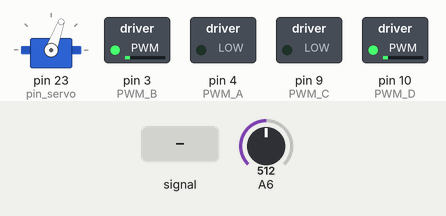
The sketch below on a simulated Arduino Mega 2560, built with avr-gcc and run on an emulated ATmega2560. Parts: servo, switched loads named in the sketch (green lamp = pin HIGH). Inputs (shaded band) come from the test bench; at power-on: A6 = 512. Pins used as bus, display or sensor lines are not drawn.

Above: at 1.2 s.
1.3 s: A6 fed a 200 Hz sine of ±81 counts around its level
4.3 s: A6 fed a 1000 Hz sine of ±255 counts around its level
At 6.81 s:
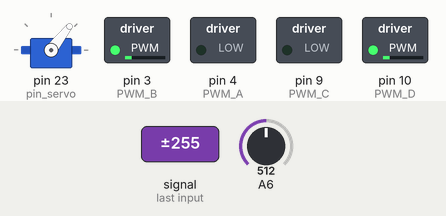
7.3 s: A6 fed a 50 Hz sine of ±306 counts around its level
10.3 s: A6 set to 190
At 11.5 s:
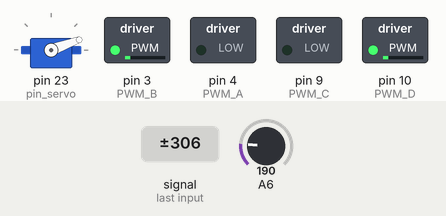
11.8 s: A6 set to 209
At 13.2 s:
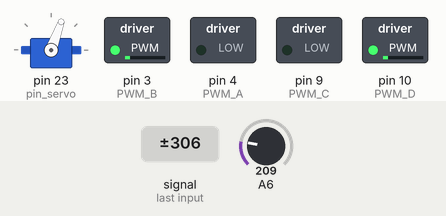
Timing chart, 0 to 14.3 s (numbered marks = the images above; inputs shaded):
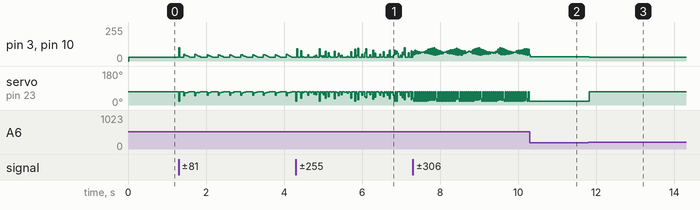

The sketch:

natcar_v1.9.ino
```cpp
#include <Servo.h>
Servo myservo;

//Pin defination
int pin_AO = 22;
int pin_CLK = 20;
int pin_SI = 21;
int pin_servo = 23;
int left_inductor_pin = 19;
int center_inductor_pin = 18;
int right_inductor_pin = 17;
int PWM_A = 4;
int PWM_B = 3;
int PWM_C = 9;
int PWM_D = 10;
int delayt = 10;


//Speed Parameters
const int topSpeed = 100;

//Steering Parameters
float kp_s = 1;//speed Kp
float kd_s = 0;//speed Kd

float kp_a = 0.6;//angle Kp
float kd_a = 0.6;//angle Kd
const int midPosition = 45;
const int range = 25;

float angle;
float prev_angle = 45;

float left_PWM;
float right_PWM;
float prev_left_PWM;
float prev_right_PWM;

//Cam setting
int CAM_state;
int pixels[128];
int CAMmid = 58;
int CAM_position;
int PRE_CAM_position;

void setup()
{
  pinMode(PWM_A, OUTPUT);
  pinMode(PWM_B, OUTPUT);
  pinMode(pin_CLK, OUTPUT);
  pinMode(pin_SI,OUTPUT);
  pinMode(pin_AO, INPUT);
  pinMode(pin_servo, OUTPUT);
  Serial.begin(9600);
  myservo.attach(pin_servo);
  left_PWM = 0;
  right_PWM = 0;
}

void loop()
{
  //initializeCam();
  readCam();
  CamPos();
  ServoControl();
  MotorControl();
  delay(delayt);

  //printCAM();
  //printControl();
  //Serial.print("\n");
}

/*void printControl()
{

  Serial.print("camstate: | ");
  Serial.print(CAM_state);
}*/


/*void printCAM()
{
  Serial.print(" cam | ");
  Serial.print(CAM_state);
  Serial.print("|");
  Serial.print(CAM_position);

  //Serial.print(PRE_CAM_positionl);
}*/

void MotorControl()
{
  prev_left_PWM = left_PWM;
  prev_right_PWM = right_PWM;
  if(CAM_state == 0)
  {
    if(left_PWM >30)
    left_PWM--;
    else
    left_PWM = 30;

    if(right_PWM > 30)
    right_PWM --;
    else
    right_PWM = 30;
  }
  else
  {
    left_PWM = topSpeed - abs(CAM_position)*1.8;//deceleration here!!!!!!
    left_PWM = left_PWM*kp_s + kd_s*(left_PWM - prev_left_PWM);

    if(left_PWM < 30) left_PWM = 30;

    right_PWM = left_PWM;
  }
  //Serial.print(" L |");
  //Serial.print(left);
  //Serial.print(" R |");
  //Serial.print(right);


  analogWrite(PWM_A, 0);
  analogWrite(PWM_B, left_PWM);
  analogWrite(PWM_C, 0);
  analogWrite(PWM_D, right_PWM);
}

void ServoControl()
{
  prev_angle = angle;
  if(CAM_state == 0)
  {
    angle = angle;
  }
  else angle = 45 - CAM_position * kp_a - (CAM_position - PRE_CAM_position)*kd_a;
  //angle = kp_a*angle + kd_a * (angle - prev_angle);
  angle = max(midPosition-range, angle);
  angle = min(midPosition+range, angle);

  //Serial.print(" angle |  ");
  //Serial.print(angle);

  myservo.write(int(angle));
}

void initializeCam()
{
  digitalWrite(pin_SI, HIGH);
  digitalWrite(pin_CLK, HIGH);
  digitalWrite(pin_SI, LOW);
  digitalWrite(pin_CLK, LOW);
}


void readCam()
{
  initializeCam();
  for(int i = 0; i < 128; i++)
  {
    digitalWrite(pin_CLK, HIGH);
    pixels[i] = analogRead(pin_AO);
    digitalWrite(pin_CLK, LOW);
    //Serial.print(pixels[i]/70);
    //Serial.print(" ");
  }
  //Serial.print("\n");
}

void CamPos()
{
  int head, tail, midPoint, diff;
  int maxDiff = 0;
  int minDiff = 0;

  for(int i = 0; i < 127; i++)
  {
    diff = pixels[i+ 1] - pixels[i];

    if (diff < minDiff)
    {
      tail = i;
      minDiff = diff;
    }

    if (diff > maxDiff)
    {
      head = i;
      maxDiff = diff;
    }
  }
    midPoint = (head + tail)/2;

    if(pixels[midPoint] > 200)
    {
      CAM_state = 1;
      PRE_CAM_position = CAM_position;
      CAM_position = midPoint-CAMmid;
    }


}
```

Measured:
- the behaviour switches between 200 and 201 on A6 (found by bisection; images 2 and 3)
- after the input at 10.3 s, servo on pin 23 (pin_servo): stays 20° (without the input it goes to 70° after 0.00 s)
- after the input at 11.8 s, pin 3 (PWM_B), pin 10 (PWM_D): 33/255 → 30/255 at once; servo on pin 23 (pin_servo): 20° → 70° at once
- by itself, servo on pin 23 (pin_servo): ramps from 70° to 20° and jumps back, once every 0.05 s
